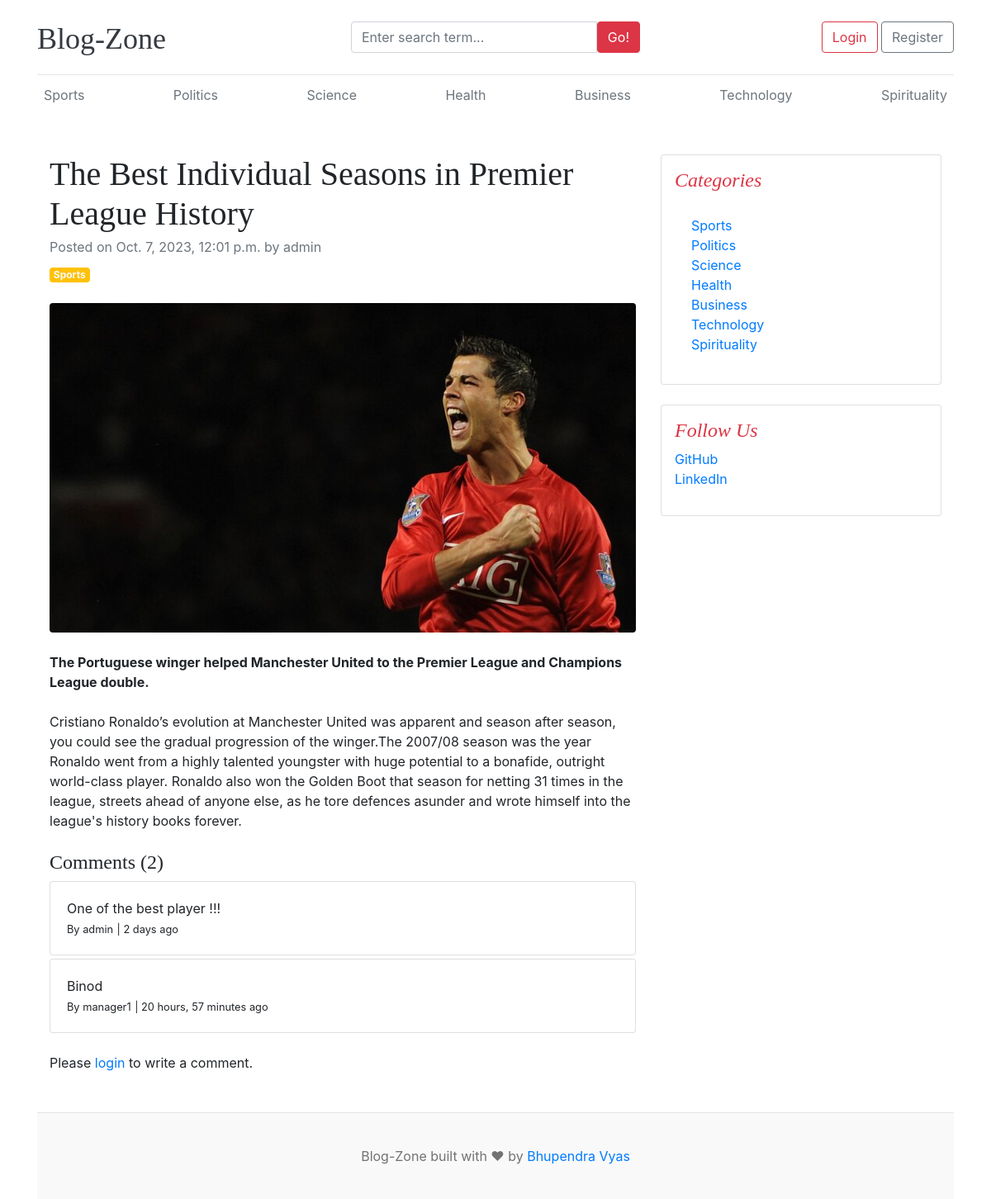
Page /blogs/the-best-individual-seasons-in-premier-league-history/ on the committed database.
### blogs/models.py (models this page shows, shortened)
class Category(models.Model):
	category_name = models.CharField(max_length=50, unique=True)
	created_at = models.DateTimeField(auto_now_add=True)
	updated_at = models.DateTimeField(auto_now=True)
	class Meta:
		verbose_name_plural = 'categories'
	def __str__(self):
		return self.category_name

class Blog(models.Model):
	title = models.CharField(max_length=100)
	slug = models.SlugField(max_length=150, unique=True, blank=True)
	category = models.ForeignKey(Category, on_delete=models.CASCADE)
	author = models.ForeignKey(User, on_delete=models.CASCADE)
	featured_image = models.ImageField(upload_to='uploads/%Y/%m/%d')
	short_description = models.TextField(max_length=500)
	blog_body = models.TextField(max_length=2000)
	status = models.CharField(max_length=20, choices=STATUS_CHOICES, default='Draft')
	is_featured = models.BooleanField(default=False)
	created_at = models.DateTimeField(auto_now_add=True)
	updated_at = models.DateTimeField(auto_now=True)

class Comment(models.Model):
	user = models.ForeignKey(User, on_delete=models.CASCADE)
	blog = models.ForeignKey(Blog, on_delete=models.CASCADE)
	comment = models.TextField(max_length=250)
	created_at = models.DateTimeField(auto_now_add=True)
	updated_at = models.DateTimeField(auto_now=True)

class SocialLink(models.Model):
	platform = models.CharField(max_length=20)
	link = models.URLField(max_length=100)
	created_at = models.DateTimeField(auto_now_add=True)
	updated_at = models.DateTimeField(auto_now=True)

### blogs/views.py (the view, shortened to what this page needs)
# urls.py: path('blogs/<slug:slug>/', BlogsView.blogs, name='blogs'),
def blogs(request, slug):
    single_blog = get_object_or_404(Blog, slug=slug, status='Published')
    comments = Comment.objects.filter(blog=single_blog)
    comment_count = comments.count()
    context = {
        'single_blog': single_blog,
        'comments': comments,
        'comment_count': comment_count,
    }
    return render(request, 'blogs.html', context)

### blogs/context_processors.py (called while the page is built)
def get_categories(request):
    categories = Category.objects.all()
    return dict(categories=categories)

def get_social_links(request):
    social_links = SocialLink.objects.all()
    return dict(social_links=social_links)

### templates/blogs.html
{% extends "base.html" %}
{% block content %}
<div class="container mt-5">
    <div class="row">
        <div class="col-lg-8">
            <article>
                <header class="mb-4">
                    <h1 class="fw-bolder mb-1">{{single_blog.title }}</h1>
                    <div class="text-muted fst-italic mb-2">Posted on {{single_blog.created_at}} by {{single_blog.author}}</div>
                    <a class="badge bg-warning text-decoration-none text-light" href="#!">{{single_blog.category}}</a>
                </header>
                <figure class="mb-4"><img class="img-fluid rounded" src="{{ single_blog.featured_image.url }}" alt="..." /></figure>
                <section class="mb-5">
                    <p class="fs-5 mb-4"><b>{{single_blog.short_description}}</b></p>
                    <p class="fs-5 mb-4">{{single_blog.blog_body}}</p>
                    <h4>Comments ({{ comment_count }})</h4>
                    {% if comments %}
                        {% for i in comments %}
                            <div class="card mt-1">
                                <div class="card-body">
                                    <p class="card-text mb-0">{{ i.comment }}</p>
                                    <span>
                                        <small>By {{ i.user }}</small>
                                        <small>| {{ i.created_at | timesince }} ago</small>
                                    </span>
                                </div>
                            </div>
                        {% endfor %}
                    {% else %}
                        No Comments Yet.
                    {% endif %}
                    <br>
                    <div class="form-group">
                        {% if user.is_authenticated %}
                        <form method="POST">
                            {% csrf_token %}
                            <div class="form-group">
                                <textarea name="comment" class="form-control" placeholder="Post a comment"></textarea>
                                <input type="submit" value="Submit" class="btn btn-danger mt-2">
                            </div>
                        </form>
                        {% else %}
                        <p>Please <span><a href="{% url 'login' %}">login</a><span> to write a comment.</p>
                        {% endif %}
                    </div>
                </section>
            </article>
        </div>
        <div class="col-lg-4">
            <div class="card mb-4 p-3">
                <h4 class="font-italic text-danger">Categories</h4>
                <div class="card-body">
                    <div class="row">
                        <div class="col-sm-6">
                            <ul class="list-unstyled mb-0">
                                {% for cat in categories %}
                                <li><a href="{% url 'posts_by_category' cat.id %}">{{ cat.category_name }}</a></li>
                                {% endfor %}
                            </ul>
                        </div>
                    </div>
                </div>
            </div>
            {% if social_links %}
            <div class="card mb-4 p-3">
                <h4 class="font-italic text-danger">Follow Us</h4>
                <ol class="list-unstyled">
                    {% for i in social_links %}
                    <li><a href="{{i.link}}" target="_blank">{{i.platform}}</a></li>
                    {% endfor %}
                </ol>
            </div>
            {% endif %}
        </div>
    </div>
</div>
{% endblock content %}

### templates/base.html (shortened to what this page needs)
{% load static %}
<!DOCTYPE html>
<html lang="en">
<head>
    <link href="https://getbootstrap.com/docs/4.0/dist/css/bootstrap.min.css" rel="stylesheet">
    <link href='{% static "css/blog.css" %}' rel="stylesheet">
    <link rel="stylesheet" href="https://cdnjs.cloudflare.com/ajax/libs/font-awesome/4.7.0/css/font-awesome.min.css">
  </head>
<body>
    <div class="container">
      <header class="blog-header py-3">
        <div class="row flex-nowrap justify-content-between align-items-center">
          <div class="col-4 pt-1">
            <a class="blog-header-logo text-dark" href="{% url 'home' %}">Blog-Zone</a>
          </div>
          <div class="col-4">
            <form action="{% url 'search' %}" method="GET">
              <div class="input-group">
                <input class="form-control" type="text" value="{{keyword}}" name="keyword" placeholder="Enter search term..." aria-label="Enter search term..." aria-describedby="button-search" />
                <button type="submit" class="btn btn-danger" id="button-search" type="button">Go!</button>
              </div>
            </form>
          </div>
          <div class="col-4 d-flex justify-content-end align-items-center">
            {% if not user.is_authenticated %}
            <a class="btn btn-md btn-outline-danger" href="{% url 'login' %}">Login</a> &nbsp;
            <a class="btn btn-md btn-outline-secondary" href="{% url 'register' %}">Register</a>
            {% else %}
            <span><a href="{% url 'dashboard' %}" class="btn btn-danger">Dashboard</a></span>
            &emsp;
            <span><a href="{% url 'logout' %}" class="btn btn-danger">Logout</a></span>
            {% endif %}
          </div>
        </div>
      </header>
      <div class="nav-scroller py-1 mb-2">
        <nav class="nav d-flex justify-content-between">
          {% for cat in categories  %}
            <a class="p-2 text-muted" href="{% url 'posts_by_category' cat.id %}">{{ cat.category_name }}</a>
          {% endfor %}
        </nav>
    </div>
{% block content %}{% endblock content %}
<footer class="blog-footer">
    <p>Blog-Zone built with ❤ by <a href="#">Bhupendra Vyas</a></p>
</footer>
</body>
</html>

### blog_main/static/css/blog.css (style rules this page uses)
.blog-header { border-bottom: 1px solid #e5e5e5; }
.blog-header-logo { font-family: "Playfair Display", Georgia, "Times New Roman", serif; font-size: 2.25rem; }
h1, h2, h3, h4, h5, h6 { font-family: "Playfair Display", Georgia, "Times New Roman", serif; }
.blog-footer { padding: 2.5rem 0; color: #727272; text-align: center; background-color: #f9f9f9; border-top: .05rem solid #e5e5e5; }
.blog-footer p:last-child { margin-bottom: 0; }

### rows in the picture
Category: category_name "Sports"
Category: category_name "Politics"
Category: category_name "Science"
Category: category_name "Health"
Category: category_name "Business"
Category: category_name "Technology"
Category: category_name "Spirituality"
Blog: title "The Best Individual Seasons in Premier League History", created_at "Oct. 7, 2023, 12:01 p.m.", author "admin", category "Sports", featured_image (picture), short_description "The Portuguese winger helped Manchester United to the Premier League and Champions League double.", blog_body "Cristiano Ronaldo’s evolution at Manchester United was apparent and season after season, you could see the gradual progression of the winger.The 2007/08 season was the year Ronaldo went from a highly talented youngster with huge potential to a bonafide, outright world-class player. Ronaldo also won the Golden Boot that season for netting 31 times in the league, streets ahead of anyone else, as he tore defences asunder and wrote himself into the league's history books forever."
Comment: comment "One of the best player !!!", user "admin", created_at "2 days"
Comment: comment "Binod", user "manager1", created_at "20 hours, 57 minutes"
SocialLink: platform "GitHub"
SocialLink: platform "LinkedIn"

### other values in the picture
{{ comment_count }} "2"
